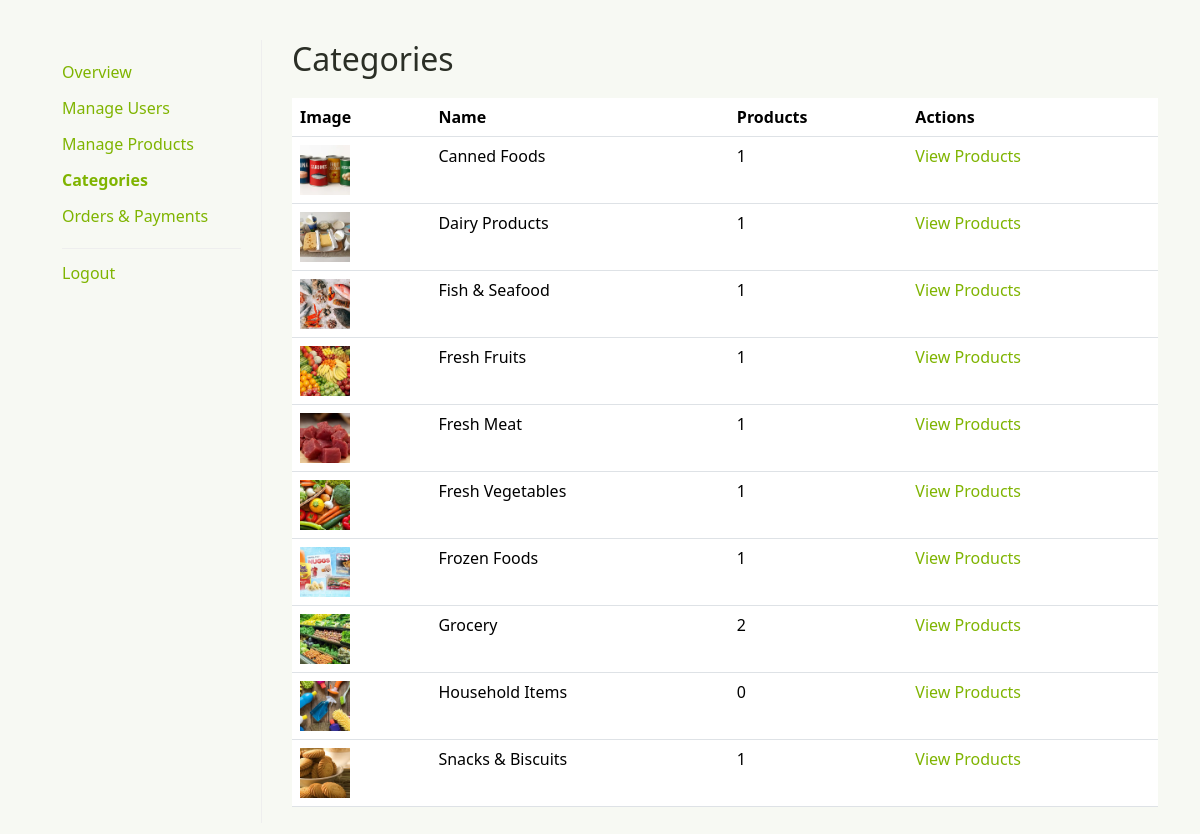
/dashboard/admin_categories.php (signed in), run on the app's committed database.
### tables this page shows
CREATE TABLE `categories` (
  `id` int(11) NOT NULL,
  `name` varchar(100) NOT NULL,
  `slug` varchar(100) NOT NULL,
  `image` varchar(255) DEFAULT NULL,
  `created_at` timestamp NOT NULL DEFAULT current_timestamp(),
  `updated_at` timestamp NOT NULL DEFAULT current_timestamp() ON UPDATE current_timestamp()
);

### dashboard/admin_categories.php (the view, shortened to what this page needs)
<?php
require_once __DIR__ . '/../core/db_connection.php';
$categories = $conn->query("
    SELECT c.id, c.name, c.slug, c.image, COUNT(p.id) AS product_count
    FROM categories c
    LEFT JOIN products p ON p.category_id = c.id
    GROUP BY c.id
    ORDER BY c.name
")->fetch_all(MYSQLI_ASSOC);
function e_dash($v)
{
    return htmlspecialchars((string) $v, ENT_QUOTES, 'UTF-8');
}
?>
<head>
    <?php include_once __DIR__ . '/includes/head.php'; ?>
</head>
<div class="container" style="margin: 40px auto;">
    <div style="display: flex; gap: 30px;">
        <?php require __DIR__ . '/includes/sidebar.php'; ?>
        <div style="flex: 1;">
            <h2>Categories</h2>
            <div class="table-responsive" style="margin-top: 20px;">
                <table class="table table-1">
                    <tr>
                        <th><span>Image</span></th>
                        <th><span>Name</span></th>
                        <th><span>Products</span></th>
                        <th><span>Actions</span></th>
                    </tr>
                    <?php foreach ($categories as $cat): ?>
                        <tr>
                            <td><img src="../categories/<?php echo e_dash($cat['image']); ?>" alt="<?php echo e_dash($cat['name']); ?>" style="width: 50px; height: 50px; object-fit: cover;"></td>
                            <td><?php echo e_dash($cat['name']); ?></td>
                            <td><?php echo (int) $cat['product_count']; ?></td>
                            <td><a href="admin_products.php?category=<?php echo (int) $cat['id']; ?>">View Products</a></td>
                        </tr>
                    <?php endforeach; ?>
                </table>
            </div>
        </div>
    </div>
</div>

### dashboard/css/styles.css (style rules this page uses)
* { box-sizing: border-box; }
a { color: var(--primary); text-decoration: none; }
img { max-width: 100%; }

### data on the page
categories: image (picture), name "Canned Foods", product_count "1"
categories: image (picture), name "Dairy Products", product_count "1"
categories: image (picture), name "Fish & Seafood", product_count "1"
categories: image (picture), name "Fresh Fruits", product_count "1"
categories: image (picture), name "Fresh Meat", product_count "1"
categories: image (picture), name "Fresh Vegetables", product_count "1"
categories: image (picture), name "Frozen Foods", product_count "1"
categories: image (picture), name "Grocery", product_count "2"
categories: image (picture), name "Household Items", product_count "0"
categories: image (picture), name "Snacks & Biscuits", product_count "1"
